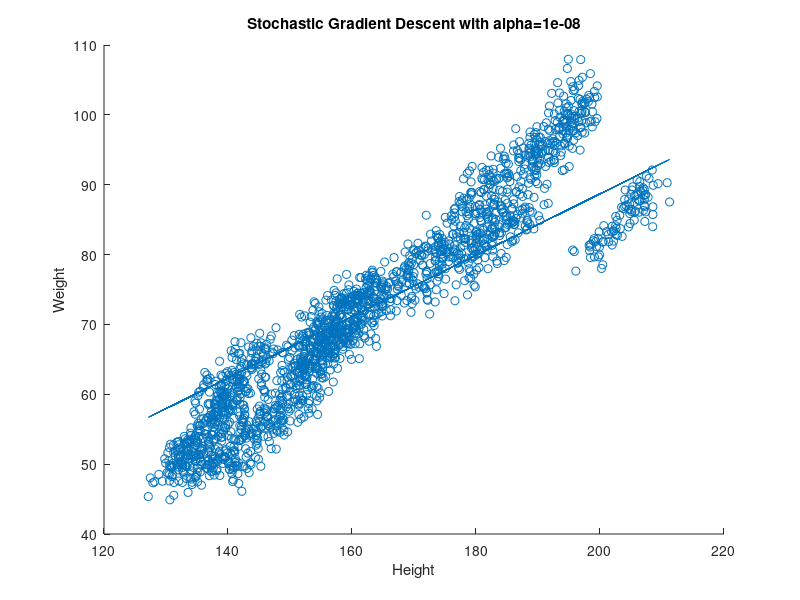

MATLAB code to generate this figure:
%optimising problem 2 with stochastic gradient descent.
tic;
data = load("heightweight.txt");
[n, m] = size(data);
H = data(:,1);
W = data(:,2);
X = [H, ones(n,1)];
w = [rand;rand];
t = 1e-8;
obj = (W - X*w);
points = [w(1); w(2); norm(obj)];
while 1
    for j = 1:n
        i = 1 + floor(rand * (n - 1));
        w = w - t * ([H(i), 1]'*(w' * [H(i),1]' - W(i)));
    end
    nobj = (W - X*w);
    point = [w(1); w(2); norm(obj)];
%     points = [points point];
    if (norm(obj - nobj)) < 1
        break;
    end
    obj = nobj;
end
% plot3(points(1,:), points(2,:), points(3,:));
% title(['Stochastic Gradient Descent with alpha=',num2str(t)])
% xlabel('a')
% ylabel('b')
% zlabel('Cost function')

scatter(H, W)
hold on
plot(H, X*w)
title(['Stochastic Gradient Descent with alpha=',num2str(t)])
xlabel('Height')
ylabel('Weight')
toc;